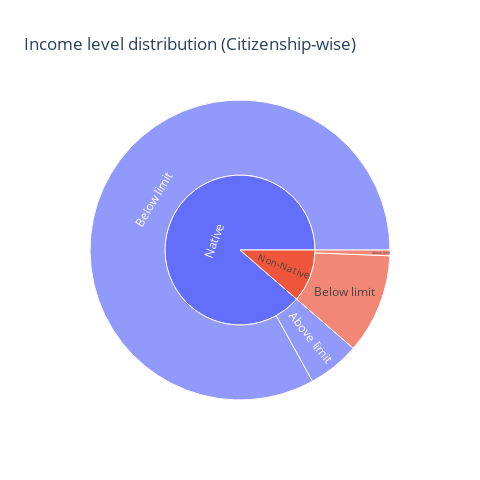

Notebook code for this chart:
### Code cell
citizen_fig = px.sunburst(data_frame=citizendf,path=['citizenship','income_above_limit'],width=480,height=480,labels={'parent':'Citizen','labels':'Income Level','id':'Category','count':'Number'},title='Income level distribution (Citizenship-wise)')
citizen_fig.show()

### Figure 1 — Plotly figure (JSON) as saved in the notebook; plotly's stock layout.template omitted (floating-point values rounded to 4 significant figures)
{"data": [{"branchvalues": "total", "domain": {"x": [0, 1], "y": [0, 1]}, "hovertemplate": "Income Level=%{label}<br>Number=%{value}<br>Citizen=%{parent}<br>Category=%{id}<extra></extra>", "ids": ["Native/Above limit", "Non-Native/Above limit", "Native/Below limit", "Non-Native/Below limit", "Native", "Non-Native"], "labels": ["Above limit", "Above limit", "Below limit", "Below limit", "Native", "Non-Native"], "name": "", "parents": ["Native", "Non-Native", "Native", "Non-Native", "", ""], "type": "sunburst", "values": [11710, 1288, 173959, 22542, 185669, 23830]}], "layout": {"height": 480, "legend": {"tracegroupgap": 0}, "title": {"text": "Income level distribution (Citizenship-wise)"}, "width": 480}}
